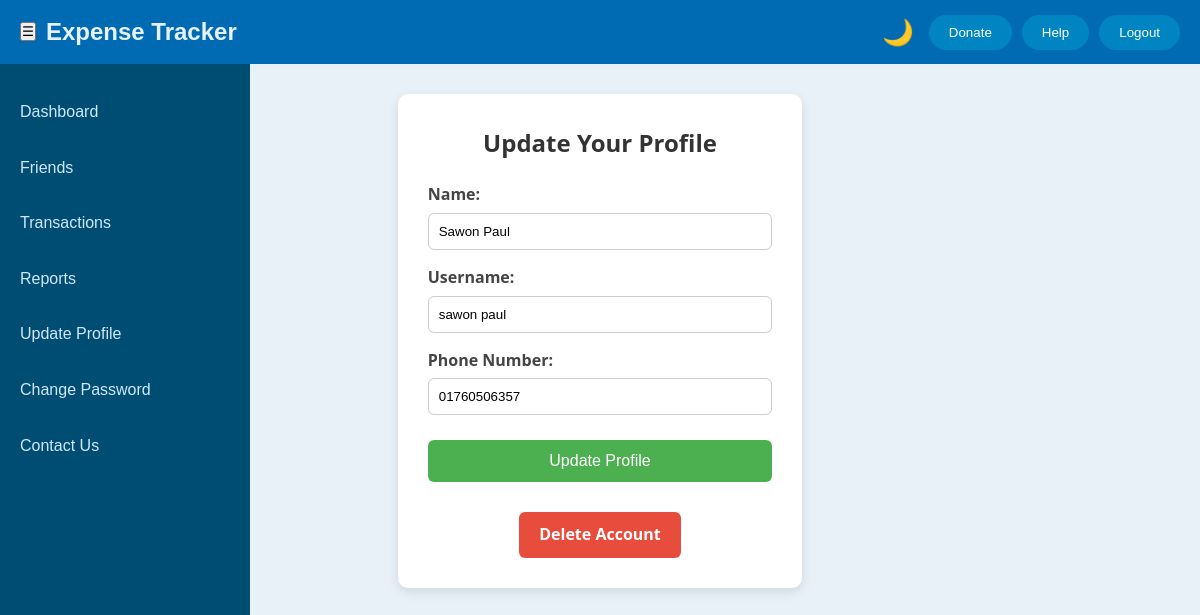
Screenshot of /update_profile/ (signed in) with the database file from the repository.
### mainapp/models.py (models this page shows)
class User(AbstractBaseUser, PermissionsMixin):
    name = models.CharField(max_length=255)
    email = models.EmailField(unique=True)
    username = models.CharField(max_length=100, unique=True)
    number = models.CharField(max_length=15)
    created_at = models.DateTimeField(auto_now_add=True)
    updated_at = models.DateTimeField(auto_now=True)
    is_admin = models.BooleanField(default=False)
    is_active = models.BooleanField(default=True)
    is_staff = models.BooleanField(default=False)
    objects = UserManager()
    USERNAME_FIELD = 'email'
    REQUIRED_FIELDS = ['username', 'name', 'number']

### mainapp/views.py (the view, shortened to what this page needs)
# urls.py: path('update_profile/', update_profile_page, name='update_profile_page'),
@login_required
def update_profile_page(request):
    user = request.user
    return render(request, 'UPDATE_PROFILE/update_profile.html', {'user': user})

### templates/UPDATE_PROFILE/update_profile.html (shortened to what this page needs)
{% load static %}
<!DOCTYPE html>
<html lang="en">
<head>
    <link rel="stylesheet" href="{% static 'css/DASHBOARD/theme.css' %}">
    <link rel="stylesheet" href="{% static 'css/DASHBOARD/dashboard.css' %}">
    <link rel="stylesheet" href="{% static 'css/UPDATE_PROFILE/update_profile.css' %}">
</head>
<body>
    <div class="container">
        <nav class="navbar">
            <div class="navbar-left">
                <button class="sidebar-button" id="toggleSidebar">☰</button>
                <span class="site-title">Expense Tracker</span>
            </div>
            <div class="navbar-right">
                <span id="themeToggle" onclick="toggleTheme()">🌙</span>
                <button class="donate-btn" id="donateButton">Donate</button>
                <button class="help-btn" id="helpButton">Help</button>
                <button class="logout-btn" id="logoutButton">Logout</button>
            </div>
        </nav>
        <div class="content-area">
            <aside class="sidebar" id="sidebar">
                <ul class="sidebar-menu">
                    <li><a href="{% url 'dashboard' %}">Dashboard</a></li>
                    <li><a href="{% url 'friends_page' %}">Friends</a>
                    <li><a href="#">Transactions</a></li>
                    <li><a href="#">Reports</a></li>
                    <li><a href="{% url 'update_profile_page' %}">Update Profile</a></li>
                    <li><a href="{% url 'setting' %}">Change Password</a></li>
                    <li><a href="{% url 'contact' %}">Contact Us</a></li>
                </ul>
            </aside>
            <div class="update_profile">
                <h2>Update Your Profile</h2>
                <form method="POST">
                    <label>Name:</label>
                    <input type="text" name="name" value="{{ user.name }}" required>
                    <label>Username:</label>
                    <input type="text" name="username" value="{{ user.username }}" required>
                    <label>Phone Number:</label>
                    <input type="text" name="number" value="{{ user.number }}" required>
                    <button type="submit" class="update-btn">Update Profile</button>
                </form>
                <div class="delete-account-container">
                    <a href="{% url 'delete_account' %}" class="delete-account-btn" onclick="return confirm('Are you sure you want to delete your account? This action cannot be undone.');">
                        Delete Account
                    </a>
                </div>
            </div>
        </div>
    </div>
</body>
</html>

### static/css/DASHBOARD/theme.css (style rules this page uses)
body { transition: background-color 0.4s ease, color 0.4s ease; }
body:not(.dark-mode) { background-color: #e8f1f8; color: #2c3e50; }
body:not(.dark-mode) .navbar { background-color: #006bb3; color: white; }
body:not(.dark-mode) .navbar-right { display: flex; justify-content: center; align-items: center; }
body:not(.dark-mode) .navbar-right span { background-color: transparent; color: white; cursor: pointer; font-size: 1.6rem; margin-right: 5px; transition: transform 0.2s ease; }
body:not(.dark-mode) .navbar-right button { background-color: #0085c2; color: white; }
body:not(.dark-mode) .sidebar { background-color: #004d73; color: white; }
body:not(.dark-mode) .sidebar-menu li a { color: #cfe7f8; }
body:not(.dark-mode) .site-title { color: #e6f1f9; }

### static/css/DASHBOARD/dashboard.css (style rules this page uses)
* { margin: 0; padding: 0; box-sizing: border-box; }
body { font-family: Arial, sans-serif; line-height: 1.6; min-height: 100vh; display: flex; flex-direction: column; }
.navbar { display: flex; justify-content: space-between; align-items: center; height: 8vh; padding: 0 20px; }
.navbar-left { display: flex; align-items: center; }
.site-title { font-size: 24px; font-weight: bold; margin-left: 10px; color: #f0f0f0; }
.navbar-right button { border: none; padding: 10px 20px; margin-left: 10px; border-radius: 25px; cursor: pointer; transition: background-color 0.3s ease; }
.content-area { display: flex; flex-grow: 1; }
.sidebar { width: 250px; height: calc(100vh - 5vh); padding-top: 20px; position: fixed; transition: all 0.3s ease; cursor: pointer; }
.sidebar-menu { list-style: none; padding: 0; }
.sidebar-menu li a { color: white; text-decoration: none; display: block; padding: 15px 20px; transition: background-color 0.3s ease; }

### static/css/UPDATE_PROFILE/update_profile.css (style rules this page uses)
.update_profile { background-color: #ffffff; padding: 30px; margin: 30px auto; max-width: 600px; box-shadow: 0 4px 12px rgba(0, 0, 0, 0.1); border-radius: 10px; font-family: 'Segoe UI', Tahoma, Geneva, Verdana, sans-serif; }
.update_profile h2 { margin-bottom: 20px; color: #333; text-align: center; }
.update_profile label { display: block; margin-top: 15px; font-weight: 600; color: #444; }
.update_profile input[type="text"], .update_profile input[type="email"], .update_profile input[type="number"] { width: 100%; padding: 10px; margin-top: 5px; border: 1px solid #ccc; border-radius: 6px; box-sizing: border-box; }
.update-btn { margin-top: 25px; background-color: #4CAF50; color: white; padding: 12px 20px; border: none; border-radius: 6px; cursor: pointer; width: 100%; font-size: 16px; }
.delete-account-container { margin-top: 30px; text-align: center; }
.delete-account-btn { display: inline-block; background-color: #e74c3c; color: white; padding: 10px 20px; text-decoration: none; border-radius: 6px; font-weight: bold; transition: background-color 0.3s ease; }

### rows the page displays
User: name "Sawon Paul", username "sawon paul", number "01760506357"
